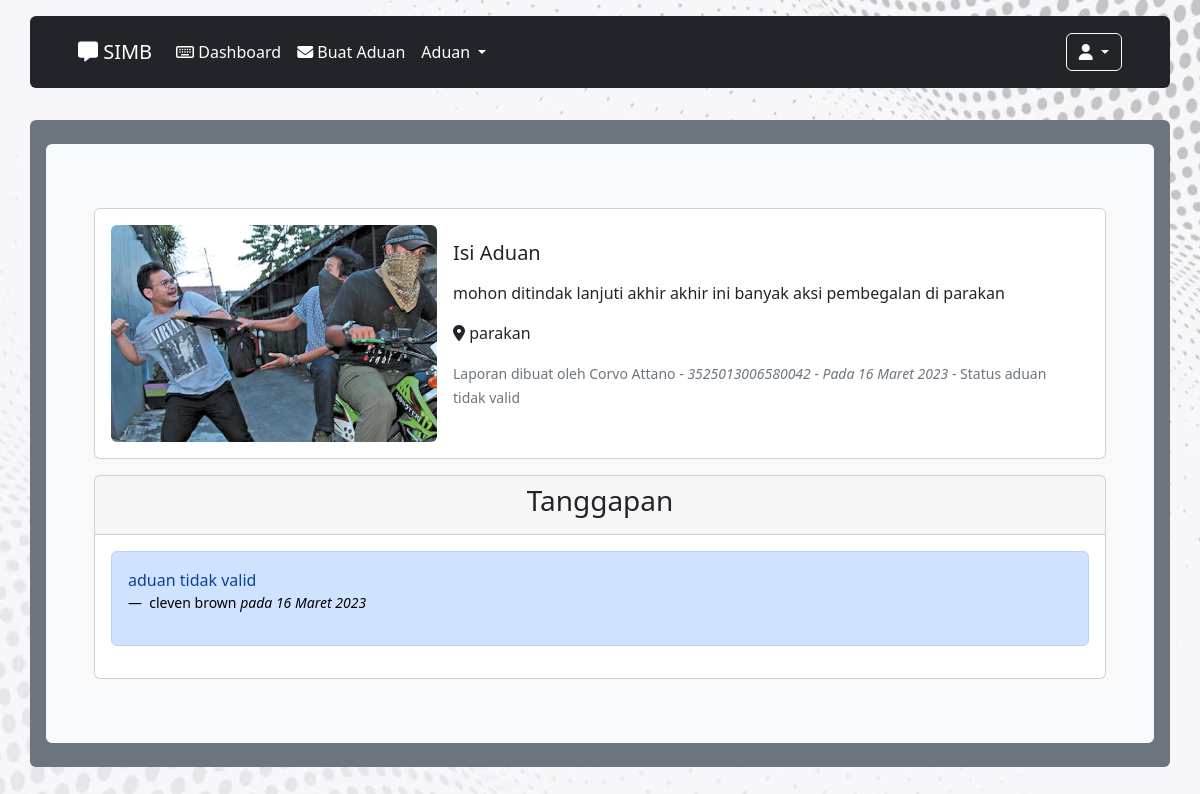
Page /pengaduan_detail.php?id_pengaduan=47 (signed in) on the committed database.
### tables this page shows
CREATE TABLE `pengaduan` (
  `id_pengaduan` int(11) NOT NULL,
  `tgl_pengaduan` date NOT NULL,
  `nik` varchar(16) NOT NULL,
  `tempat_kejadian` text NOT NULL,
  `isi_laporan` text NOT NULL,
  `foto` varchar(255) NOT NULL,
  `status` enum('diverifikasi','diproses','selesai','tidak valid') NOT NULL
);

CREATE TABLE `masyarakat` (
  `nik` varchar(16) NOT NULL,
  `nama` varchar(35) NOT NULL,
  `username` varchar(25) NOT NULL,
  `password` varchar(50) NOT NULL,
  `telp` varchar(13) NOT NULL
);

CREATE TABLE `tanggapan` (
  `id_tanggapan` int(11) NOT NULL,
  `id_pengaduan` int(11) NOT NULL,
  `tgl_tanggapan` date NOT NULL,
  `tanggapan` text NOT NULL,
  `id_petugas` int(11) NOT NULL
);

CREATE TABLE `petugas` (
  `id_petugas` int(11) NOT NULL,
  `nama_petugas` varchar(35) NOT NULL,
  `username` varchar(25) NOT NULL,
  `password` varchar(35) NOT NULL,
  `telp` varchar(13) NOT NULL,
  `level` enum('admin','petugas') NOT NULL
);

### function_tanggal.php (called while the page is built)
<?php function tgl($tgl_id){
    $tgl_id = explode('-', $tgl_id);
    $bu = $tgl_id['1'];
    if ($bu == 1){
        $bu_id = 'Januari';
    } else if($bu == 2){
        $bu_id = 'Februari';
    } else if($bu == 3){
        $bu_id = 'Maret';
    } else if($bu == 4){
        $bu_id = 'April';
    } else if($bu == 5){
        $bu_id = 'Mei';
    } else if($bu == 6){
        $bu_id = 'Juni';
    } else if($bu == 7){
        $bu_id = 'Juli';
    } else if($bu == 8){
        $bu_id = 'Agustus';
    } else if($bu == 9){
        $bu_id = 'September';
    } else if($bu == 10){
        $bu_id = 'Oktober';
    } else if($bu == 11){
        $bu_id = 'November';
    } else{
        $bu_id = 'Desember';
    }
    $tanggal_utuh_yang_sangat_benar = $tgl_id['2']." ".$bu_id." ".$tgl_id['0'];
    return $tanggal_utuh_yang_sangat_benar;
}
?>

### pengaduan_detail.php (the view, shortened to what this page needs)
<?php
        if(!empty($_SESSION['nik_login']))
        {
        include "header2.php";
        include "koneksi.php";
        include "function_tanggal.php";
            $level = $_SESSION['level'];
            $id_pengaduan   = $_GET['id_pengaduan'];
            $sql_pengaduan  = "SELECT * FROM pengaduan INNER JOIN masyarakat on pengaduan.nik = masyarakat.nik WHERE id_pengaduan = '$id_pengaduan'";
            $eks_pengaduan  = mysqli_query($koneksi, $sql_pengaduan);
            $data_pengaduan = mysqli_fetch_array($eks_pengaduan);
?>
<div class="container-fluid">
    <?php
            include "navbar2.php";
        ?>
    <div class="container bg-secondary rounded px-3 py-4 my-3">
        <div class="rounded bg-light">
            <div class="py-5 px-5">
                <div class="card my-3" style="max-width: 1240px;">
                    <div class="row g-0 px-3 py-3">
                        <div class="col-md-4">
                            <img src="img_aduan/<?php echo $data_pengaduan['foto'];?>" class="img-fluid rounded"
                                alt="...">
                        </div>
                        <div class="col-md-8">
                            <div class="card-body">
                                <h5 class="card-title">Isi Aduan</h5>
                                <p class="card-text"><?php echo $data_pengaduan['isi_laporan'];?></p>
                                <p class="card-text"><i class="fas fa-map-marker-alt"></i> <?php echo $data_pengaduan['tempat_kejadian'];?></p>
                                <p class="card-text"><small class="text-muted">Laporan dibuat oleh
                                        <?php echo $data_pengaduan['nama'];?> - <cite title="Source Title">
                                            <?php echo $data_pengaduan['nik'];?> - Pada
                                        <?php echo tgl($data_pengaduan['tgl_pengaduan']);?></cite>  - Status aduan
                                        <?php echo $data_pengaduan['status'];?></small>
                                </p>
                            </div>
                        </div>
                    </div>
                </div>
                <div class="card my-3" style="max-width: 1240px;">
                    <div class="card-header text-center">
                        <h3 class="card-title"><?php if($level != 'masyarakat'){?>Buat<?php } ?> Tanggapan</h3>
                    </div>
                    <div class="card-body">
                        <?php
                    $sql_tanggapan          = "SELECT * FROM tanggapan INNER JOIN petugas ON tanggapan.id_petugas = petugas.id_petugas WHERE id_pengaduan = '$id_pengaduan' ORDER BY id_tanggapan DESC";
                    $eks_sql_tanggapan      = mysqli_query($koneksi, $sql_tanggapan);
                    while($data_tanggapan   = mysqli_fetch_array($eks_sql_tanggapan))
                    {
                    ?>
                        <div class="alert alert-primary" role="alert">
                            <p><?php echo $data_tanggapan['tanggapan']; ?></p>
                            <footer class="blockquote-footer text-black">
                                <?php echo $data_tanggapan['nama_petugas']; ?>
                                <cite title="Source Title"> pada <?php echo tgl($data_tanggapan['tgl_tanggapan']); ?></cite>
                            </footer>
                        </div>
                        <?php
                    }
                    ?>
                    </div>
                </div>
            </div>
        </div>
    </div>
</div>
<?php
    include "footer2.php";
    }
    else
    {
        header("location:form_login.php");
    }
?>

### header2.php (shortened to what this page needs)
<!DOCTYPE html>
<html lang="en">
<head>
    <link rel="stylesheet" href="css/bootstrap.min.css">
    <link rel="stylesheet" href="https://cdn.datatables.net/1.13.3/css/jquery.dataTables.min.css">
</head>
<body style="background-image: url('img_properti/bgdash5.avif'); background-size: cover;">

### navbar2.php (shortened to what this page needs)
<nav class="navbar navbar-expand-md bg-transparent navbar-dark py-3 sticky-top">
    <div class="container bg-dark rounded py-3 px-5">
        <a class="navbar-brand" href="dashboard.php"><i class="fas fa-comment-alt"></i> SIMB</a>
        <div class="collapse navbar-collapse" id="navbarSupportedContent">
            <ul class="navbar-nav me-auto mb-2 mb-lg-0">
                <li class="nav-item">
                    <a class="nav-link active" aria-current="page" href="dashboard.php"><i class="far fa-keyboard"></i> Dashboard</a>
                </li>
                <?php
                    if($level == 'masyarakat')
                    {
                ?>
                    <a class="nav-link active" aria-current="page" href="form_tambah_aduan.php"><i class="fas fa-envelope"></i> Buat Aduan</a>
                <?php
                    }
                ?>
                <li class="nav-item dropdown">
                    <a class="nav-link dropdown-toggle active" href="#" role="button" data-bs-toggle="dropdown"
                        aria-expanded="false">
                        Aduan
                    </a>
                </li>
            </ul>
            <div class="d-flex collapse">
                <div class="dropdown">
                    <a class="btn btn-outline-light dropdown-toggle" href="#" role="button" data-bs-toggle="dropdown"
                        aria-expanded="false">
                        <i class="fas fa-user"></i>
                    </a>
                </div>
            </div>
        </div>
    </div>
</nav>

### footer2.php (shortened to what this page needs)
</body>
</html>

### rows in the picture
pengaduan: foto (picture), isi_laporan "mohon ditindak lanjuti akhir akhir ini banyak aksi pembegalan di parakan", tempat_kejadian "parakan", nik.nama "Corvo Attano", nik.nik "3525013006580042", tgl_pengaduan "16 Maret 2023", status "tidak valid"
tanggapan: tanggapan "aduan tidak valid", id_petugas.nama_petugas "cleven brown", tgl_tanggapan "16 Maret 2023"
